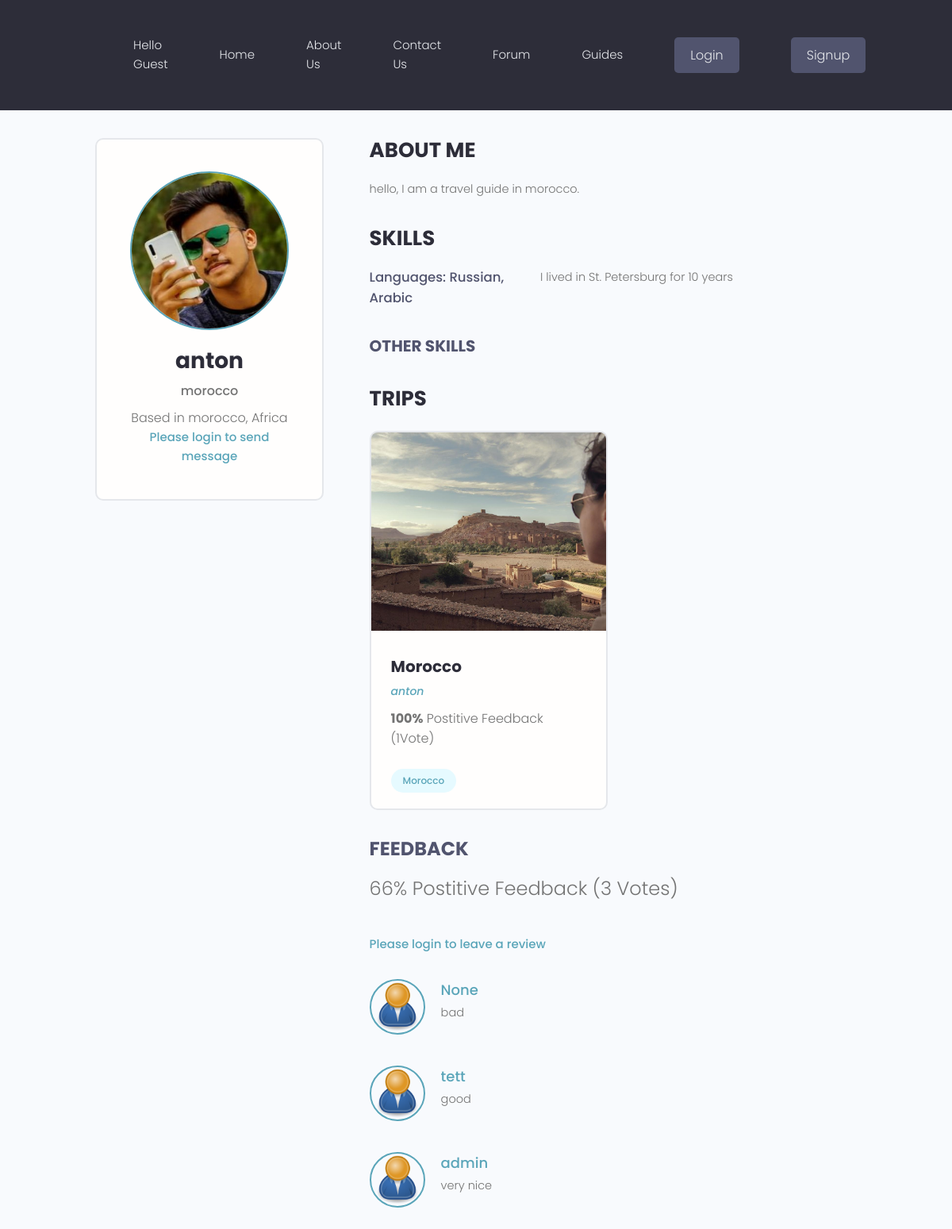
Before: /users/profile/f3204e34-9b7e-4625-be0b-66b72e3f20ce/ with the older database file.
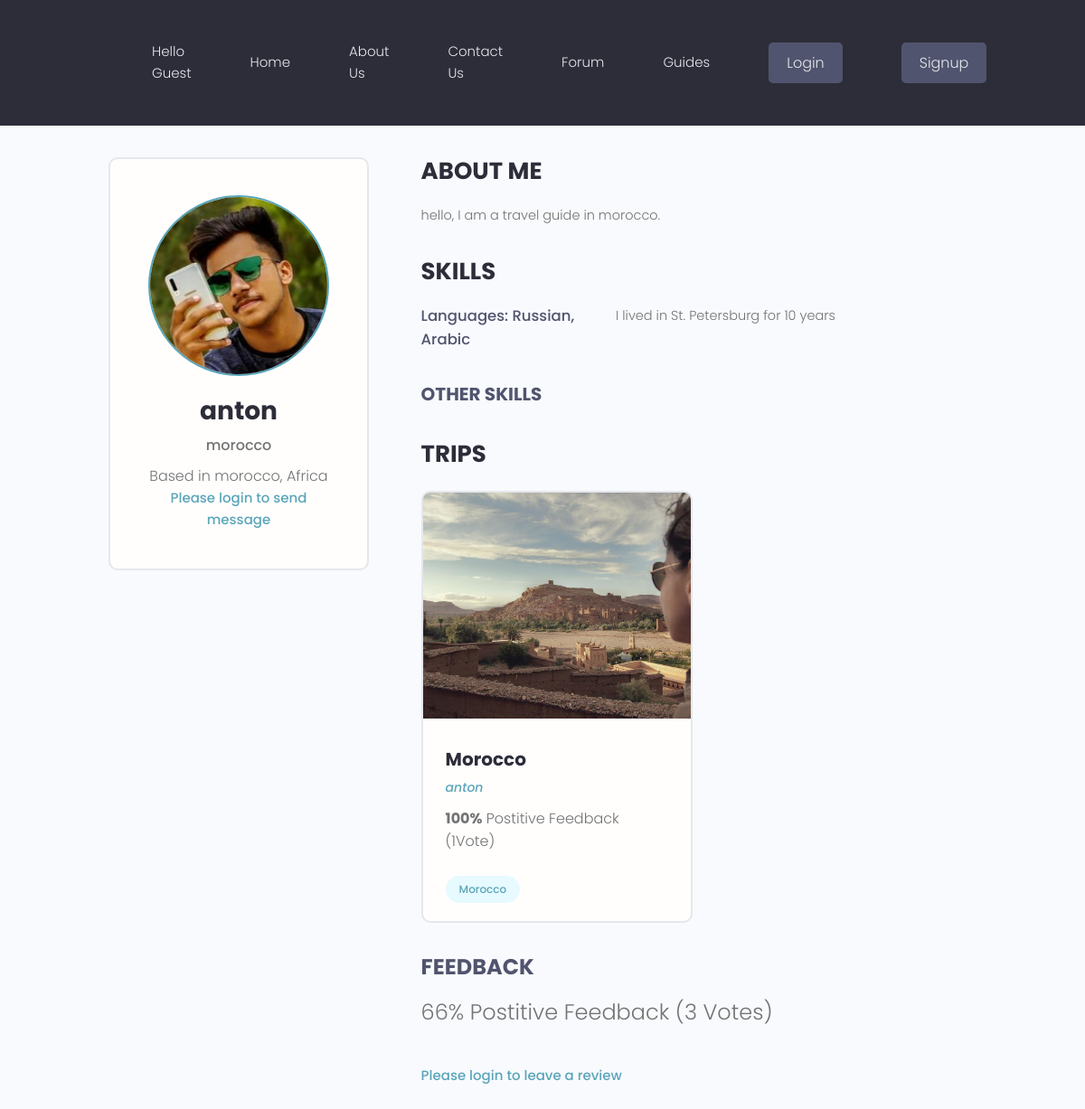
After: the same page with the newer database file.
### users/models.py (models this page shows, shortened)
class Profile(models.Model):
    user = models.OneToOneField(User, on_delete=models.CASCADE, null=True, blank=True)
    name = models.CharField(max_length=200, blank=True, null=True)
    email = models.EmailField(max_length=500, blank=True, null= True)
    username =  models.CharField(max_length=200, blank=True, null=True)
    location =  models.CharField(max_length=200, blank=True, null=True)
    short_intro = models.CharField(max_length=200, blank = True, null=True)
    bio = models.TextField(blank=True,null=True)
    profile_image = models.ImageField(
        null=True, blank=True, upload_to='profiles/', default= "profiles/user-default.png")
    guide_confirmation = models.ImageField(
        null=True, blank=True, upload_to='profiles/')
    admin_approved=models.BooleanField(default=False)
    vote_total = models.IntegerField(default=0, null=True, blank=True)  # all the vote that the trips has
    vote_ration = models.IntegerField(default=0, null=True, blank=True)  # the ration betwen negative and positive
    created = models.DateTimeField(auto_now_add=True)
    id = models.UUIDField(default=uuid.uuid4, unique=True, primary_key=True,editable=False)
    def reviewersList(self):
        queryset = Review.objects.filter(vote=self.id)
        return queryset
    def reviewersListId(self):
        queryset = Review.objects.filter(vote=self.id).values_list('owner__id', flat=True)
        return queryset

class Skill(models.Model):
    owner = models.ForeignKey(Profile, on_delete=models.CASCADE, null=True,blank=True)
    name = models.CharField(max_length=200, blank=True, null=True)
    description = models.TextField(blank=True,null=True)
    created = models.DateTimeField(auto_now_add=True)
    id = models.UUIDField(default=uuid.uuid4, unique=True, primary_key=True,editable=False)

class Review(models.Model):
    VOTE_TYPE = (
        ('up', 'Up Vote'),
        ('down', 'Down Vote'),
    )
    owner = models.ForeignKey(Profile, on_delete=models.CASCADE, null=True,related_name = "owner")
    vote = models.ForeignKey(Profile, on_delete=models.CASCADE, null=True,related_name = "vote")
    body = models.TextField(null=True, blank=True)
    value = models.CharField(max_length=200,null=True, choices= VOTE_TYPE)
    id = models.UUIDField(default=uuid.uuid4, unique=True, primary_key=True,editable=False)
    class Meta:
        unique_together = [['owner','vote']]

### trips/models.py (models this page shows, shortened)
class Trip(models.Model):
    owner = models.ForeignKey(
        Profile,null=True, blank= True,on_delete=models.SET_NULL)
    title = models.CharField(max_length=200)
    description = models.TextField(null=True, blank = True)
    featured_image = models.ImageField(null = True, blank = True, default= "default.jpg")# upload image from the trip, and by the default its gray image
    created = models.DateTimeField(auto_now_add=True)
    tags = models.ManyToManyField('Tag', blank=True) #one trip has many tag and vice versa
    vote_total = models.IntegerField(default=0, null=True, blank=True)# all the vote that the trips has
    vote_ration = models.IntegerField(default=0, null=True, blank=True)# the ration betwen negative and positive
    id = models.UUIDField(default=uuid.uuid4, unique=True, primary_key=True,editable=False)
    class Meta:
        ordering = ['-vote_ration','-vote_total', 'title']

class Tag(models.Model):
    name = models.CharField(max_length=200)
    created = models.DateTimeField(auto_now_add=True)
    id = models.UUIDField(default=uuid.uuid4, unique=True, primary_key=True,editable=False)
    def __str__(self):
        return self.name

### users/views.py (the view)
# urls.py: path('profile/<str:pk>/', views.guideProfile,name= "guide-profile"),
def guideProfile(request,pk):
    profile = Profile.objects.get(id=pk)
    topSkills = profile.skill_set.exclude(description__exact="")
    otherSkills = profile.skill_set.filter(description="")
    form = ReviewForm()
    if request.method == 'POST':
        form = ReviewForm(request.POST)
        review = form.save(commit = False)
        review.vote = profile
        review.owner = request.user.profile
        review.save()
        profile.getVoteCount()
        messages.success(request, 'Succefully Vote.')
        return redirect('guide-profile',pk=profile.id)
    else:
        messages.error(request, 'Already Vote')
    context = {'profile': profile,'topSkills':topSkills,
                'otherSkills':otherSkills, 'form':form}
    return render(request,'users/guide-profile.html',context)

### forum/context_processors.py (called while the page is built, shortened)
def searchFunction(request):
    search_context = {}
    posts = Post.objects.all()
    return search_context

### users/templates/users/guide-profile.html (shortened to what this page needs)
{% extends 'main.html' %}
{% block content %}
<main class="profile my-md">
    <div class="container">
      <div class="layout">
        <div class="column column--1of3">
          <div class="card text-center">
            <div class="card__body dev">
              <img class="avatar avatar--xl" src="{{ profile.profile_image.url }}" />
              <h2 class="dev__name">{{profile.name}}</h2>
              <p class="dev__title">{{profile.short_intro}}</p>
              <p class="dev__location">Based in {{profile.location}}</p>
              {%if user.is_authenticated %}
              <a href="mailto:{{profile.email}}" class="btn btn--sub btn--lg">Send Message </a>
              {% else %}
              <a href="{% url 'signin' %}?next={{request.path}}">Please login to send message</a>
              {% endif %}
            </div>
          </div>
        </div>
        <div class="column column--2of3">
          <div class="devInfo">
            <h3 class="devInfo__title">About Me</h3>
            <p class="devInfo__about">{{ profile.bio }}</p>
          </div>
          {% ifnotequal  profile.user.groups.all.0.name "traveler" %}
          <div class="devInfo">
            <h3 class="devInfo__title">Skills</h3>
            <div class="devInfo__skills">
                {% for skill in topSkills %}
              <div class="devSkill">
                <h4 class="devSkill__title">{{skill.name}}</h4>
                <p class="devSkill__info">{{ skill.description}}</p>
              </div>
              {% endfor %}
              <h3 class="devInfo__subtitle">Other Skills</h3>
            </div>
            {% endifnotequal%}
          </div>
           {% ifnotequal  profile.user.groups.all.0.name "traveler" %}
          <div class="devInfo">
            <h3 class="devInfo__title">Trips</h3>
            <div class="grid grid--two">
            {% for trip in profile.trip_set.all %}
              <div class="column">
                <div class="card project">
                  <a href="{% url 'trip' trip.id %}" class="project">
                    <img class="project__thumbnail" src="{{trip.featured_image.url}}" alt="project thumbnail" />
                    <div class="card__body">
                      <h3 class="project__title">{{ trip.title }}</h3>
                      <p><a class="project__author" href="{% url 'guide-profile' trip.owner.id %}">{{trip.owner.name}}</a></p>
                      <p class="project--rating">
                        <span style="font-weight: bold;">{{ trip.vote_ration}}%</span> Postitive
                        Feedback ({{ trip.vote_total }}Vote{{ trip.vote_total|pluralize:"s"}})
                      </p>
                      <div class="project__tags">
                          {% for tag in trip.tags.all %}
                        <span class="tag tag--pill tag--main">
                          <small>{{tag}}</small>
                        </span>
                        {% endfor %}
                      </div>
                    </div>
                  </a>
                </div>
              </div>
            {% endfor %}
            </div>
            <h3 class="singleProject__subtitle">Feedback</h3>
            <h5 class="project--rating"> {{profile.vote_ration}}% Postitive Feedback ({{profile.vote_total}} Vote{{profile.vote_total|pluralize:"s"}})
            </h5>
            {% if request.user.profile.id in profile.reviewersListId %}
            <p>You have already submitted your review for this guide</p>
            {% elif request.user.profile == profile.owner %}
            <p>You cannot review your own guide</p>
            {% else %}
            <a href="{% url 'signin' %}?next={{request.path}}">Please login to leave a review</a>
            {% endif %}
            {% endifnotequal%}
          </div>
          <div class="commentList">
              {% for review in profile.reviewersList %}
              {% if review.body %}
              <div class="comment">
                <a href="{% url  'guide-profile' review.owner.id %}">
                  <img class="avatar avatar--md"
                    src="{{review.owner.profile_image.url}}" alt="user" />
                </a>
                <div class="comment__details">
                  <a href="{% url  'guide-profile' review.owner.id %}" class="comment__author">{{ review.owner.name }}</a>
                  <p class="comment__info">{{review.body|linebreaksbr}}</p>
                </div>
              </div>
              {% endif %}
              {% endfor %}
            </div>
        </div>
      </div>
    </div>
  </main>
{% endblock content %}

### templates/main.html (shortened to what this page needs)
<!DOCTYPE html>
{% load static %}
<html lang="en">
<head>
    <link rel="stylesheet" href="https://cdn.iconmonstr.com/1.3.0/css/iconmonstr-iconic-font.min.css" />
    <link rel="stylesheet" href="{% static 'uikit/styles/uikit.css' %}" />
    <link rel="stylesheet" href="{% static 'styles/app.css' %}" />
</head>
<body>
    {% include 'navbar.html' %}
    {% block content%}
    {% endblock content %}
</body>
</html>

### templates/navbar.html (shortened to what this page needs)
{% load static %}
 <header class="header">
    <div class="container container--narrow">
      <nav class="header__nav">
        <ul class="header__menu">
          {% if not user.is_authenticated %}
          <li class="header__menuItem"><a >Hello Guest </a></li>
          {%endif%}
          <li class="header__menuItem"><a href="{% url 'trips' %}">Home</a></li>
          <li class="header__menuItem"><a href="{% url 'aboutus' %}">About Us</a></li>
          {% if not user.is_staff %}
          <li class="header__menuItem"><a href="{% url 'contact' %}">Contact Us</a></li>
          {% endif %}
          <li class="header__menuItem"><a href="{% url 'forumhome' %}">Forum</a></li>
          <li class="header__menuItem"><a href="{% url 'profiles' %}">Guides</a></li>
          {% if user.is_authenticated %}
          <li class="header__menuItem"><a href="{% url 'account' %}">My Account</a></li>
          <li class="header__menuItem"><a href="{% url 'update_profile' %}">Update Profile</a></li>
          <li class="header__menuItem"><a href="{% url 'logout' %}">Logout</a></li>
          {% else %}
          <li class="header__menuItem"><a href="{% url 'signin' %}" class="btn btn--sub">Login</a></li>
          <li class="header__menuItem"><a href="{% url 'signup' %}" class="btn btn--sub">Signup</a></li>
          {% endif %}
        </ul>
      </nav>
    </div>
  </header>

### static/styles/app.css (style rules this page uses)
:root { --color-sub: #2d2d39; }
.btn--sub { background-color: var(--color-sub-light); }
.card { border: 2px solid var(--color-light); }
img { width: 100%; }
.header { position: sticky; z-index: 111; background-color: var(--color-sub); padding: 1.5rem 0; }
.header > .container { display: flex; justify-content: space-between; align-items: center; }
.header__nav > ul { display: inline-flex; align-items: center; list-style: none; gap: 6.5rem; }
.header__menuItem > a { color: var(--color-light); font-weight: 300; }
.profile .card > .dev { padding: 4rem; }
.dev__name { color: var(--color-sub); font-size: 2.8rem; font-weight: 700; margin-top: 1rem; margin-bottom: 0.5rem; }
.dev__title { font-size: 1.6rem; font-weight: 500; line-height: 1.3; }
.dev__location { margin-top: 1rem; }
.devInfo { margin-bottom: 3rem; }
.devInfo__title, .devInfo__subtitle { font-size: 2.6rem; color: var(--color-sub); text-transform: uppercase; font-weight: 700; margin-bottom: 1.5rem; }
.devInfo__subtitle { font-size: 2rem; color: var(--color-sub-light); }
.devInfo__about, .devSkill__info { font-size: 1.45rem; line-height: 1.7; text-align: justify; }
.devSkill { margin-bottom: 3rem; }
.devSkill__title { font-size: 1.65rem; font-weight: 500; color: var(--color-sub-light); }
@media screen and (min-width: 700px) { .devSkill { display: flex; justify-content: space-between; gap: 3rem; } }
@media screen and (min-width: 700px) { .devSkill__info { flex-basis: 80%; } }
.project__author { font-size: 1.4rem; font-style: italic; }
.project--rating { margin-bottom: 1.6em; margin-top: 0.5em; }
.singleProject__subtitle { text-transform: uppercase; font-size: 2.4rem; font-weight: 700; color: var(--color-sub-light); margin-bottom: 1rem; }
.project__thumbnail { height: 25rem; object-fit: cover; object-position: top center; }
.project__title { font-size: 2rem; font-weight: 700; color: var(--color-sub); }

### static/uikit/styles/modules/_variables.css (style rules this page uses)
:root { --color-main: #5aa5b9; --color-main-light: #e6faff; --color-sub: #3f4156; --color-sub-light: #51546e; --color-sub-lighter: #ededfd; --color-text: #737373; --color-gray: #8b8b8b; --color-light: #e5e7eb; --color-light-gray: #767676; --color-bg: #f8fafd; --color-white: #fffefd; --color-white-light: #f3f3f3; --color-success: #359e64; --color-success-bg: #def8e8; --color-error: #fc4b0b; --color-error-bg: #fff2ee; --font-base: 'Poppins', arial, helvetica, 'Segoe UI', roboto, ubuntu, sans-serif; --font-monospace: 'Fira Code', 'Courier New', courier, monospace; --font-regular: 300; --font-medium: 500; --font-bold: 700; --generic-shadow: 1px 1px 5px #00000010; --generic-transition: all 0.3s ease-in-out; }

### static/uikit/styles/modules/_base.css (style rules this page uses)
* { margin: 0; padding: 0; box-sizing: border-box; text-rendering: optimizeLegibility; color: inherit; font-size: inherit; }
html { font-size: 50%; }
@media only screen and (min-width: 480px) { html { font-size: 56.25%; } }
@media only screen and (min-width: 1200px) { html { font-size: 62.5%; } }
body { line-height: 1.6; font-weight: 400; font-size: 1.5rem; color: var(--color-text); background-color: var(--color-bg); min-height: 100vh; }

### static/uikit/styles/modules/_typography.css (style rules this page uses)
* { font-family: var(--font-base); }
h2 { font-size: 3.6rem; font-weight: var(--font-bold); }
h3 { font-size: 3.2rem; font-weight: var(--font-medium); }
h4 { font-size: 2.8rem; font-weight: var(--font-medium); }
h5 { font-size: 2.4rem; font-weight: var(--font-medium); }
h5, h6 { font-weight: var(--font-regular); }
p, span, strong { font-size: 1.6rem; color: var(--color-text); font-weight: var(--font-regular); }
a { padding-bottom: 2px; text-decoration: none; display: inline-block; color: var(--color-main); font-weight: var(--font-medium); }

### static/uikit/styles/modules/_utilities.css (style rules this page uses)
.container { width: 92%; max-width: 165rem; margin: 0 auto; box-sizing: border-box; }
.container--narrow { width: 92%; max-width: 120rem; }
@media screen and (min-width: 1000px) { .container { width: 90%; } }
@media screen and (min-width: 1000px) { .container--narrow { width: 85%; } }
@media screen and (min-width: 1200px) { .container { width: 80%; } }
@media screen and (min-width: 1200px) { .container--narrow { width: 72%; } }
.text-center { text-align: center; }
.my-md { margin: 3rem auto; }

### static/uikit/styles/modules/_avatar.css (style rules this page uses)
.avatar { border-radius: 50%; border: 2px solid var(--color-main); object-fit: cover; }
.avatar--xl { height: 20rem; width: 20rem; }

### static/uikit/styles/modules/_card.css (style rules this page uses)
.card { border-radius: 1rem; background-color: var(--color-white); border: 1.5px solid var(--color-light); width: auto; height: auto; margin-top: 0.5rem; margin-bottom: 0.5rem; overflow: hidden; }
.card__body, .card__header { padding: 2rem 2.5rem; }

Changed rows visible on the page:
removed Review: owner.profile_image (placeholder picture), owner.name "None", body "bad"
removed Review: owner.profile_image (placeholder picture), owner.name "tett", body "good"
removed Review: owner.profile_image (placeholder picture), owner.name "admin", body "very nice"
